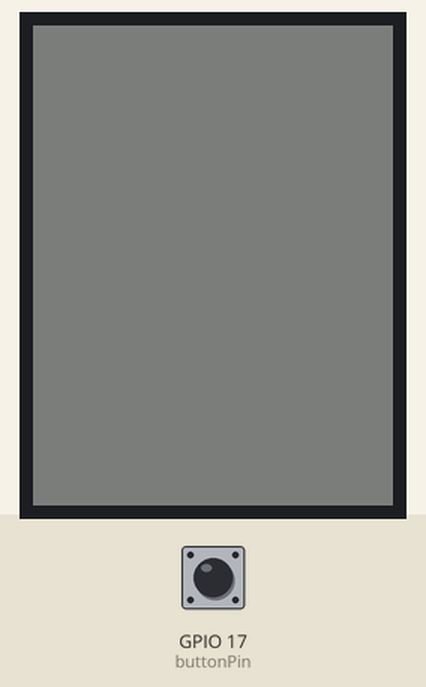
Simulated run of this sketch. Board: ESP32. Parts: 240×320 colour display. The test bench sets the inputs (shaded band); at power-on: GPIO 17 (buttonPin) HIGH. What the sketch prints to the serial monitor is not drawn.

Above: at 1.4 s.
1.5 s: GPIO 17 (buttonPin) pulled LOW for 0.15 s
At 2.0 s:
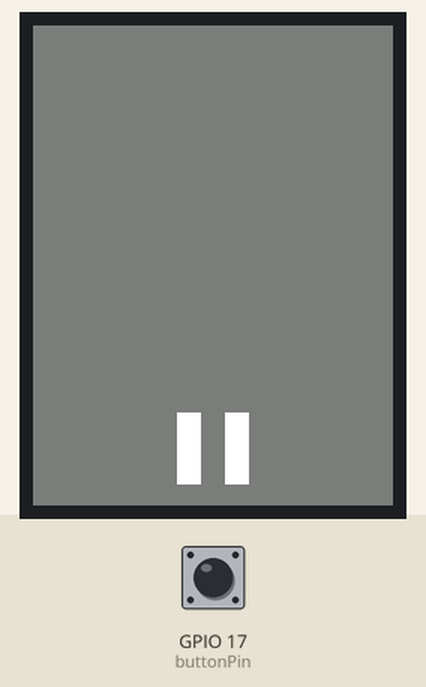
3.1 s: GPIO 17 (buttonPin) pulled LOW for 1 s
At 4.4 s:
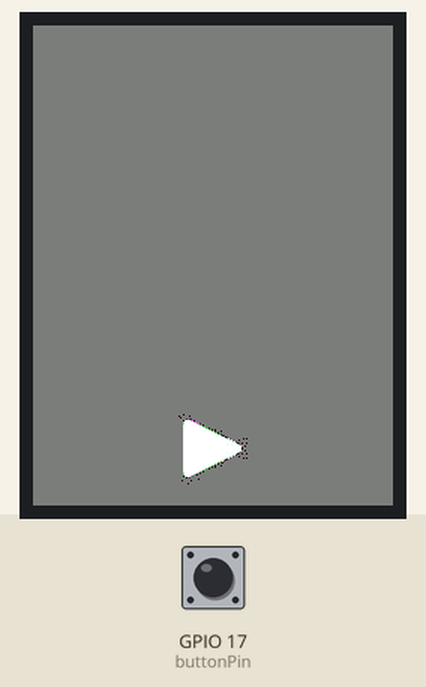
5.6 s: GPIO 17 (buttonPin) pulled LOW for 3.2 s
At 6.4 s:
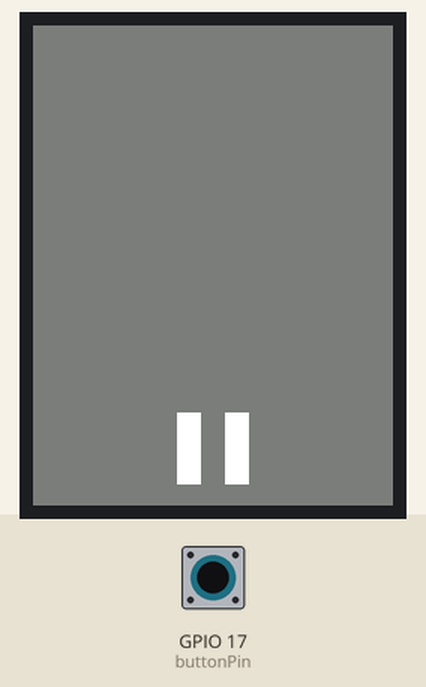
Timing chart, 0 to 8.6 s (numbered marks = the images above; inputs shaded):
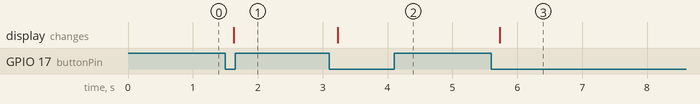

Measured:
- after the input at 1.5 s, the display: changes after 0.13 s (image 1)
- after the input at 3.1 s, the display: changes after 0.13 s (image 2)
- after the input at 5.6 s, the display: changes after 0.13 s (image 3)

The sketch:

Sprites_Test.ino
```cpp
#include <TFT_eSPI.h>
#include "play64.h"
#include "pause64.h"

TFT_eSPI tft = TFT_eSPI();
TFT_eSprite sprite = TFT_eSprite(&tft);

int buttonPin = 17;
bool isPlaying = false;

void setup() {
  Serial.begin(115200);
  pinMode(buttonPin, INPUT_PULLUP);

  tft.init();
  tft.fillScreen(TFT_DARKGREY);
  tft.setSwapBytes(true);

  sprite.createSprite(64, 64);
}

void drawPlay() {
  tft.fillScreen(TFT_DARKGREY);
  sprite.pushImage(0, 0, 64, 64, play64);
  sprite.pushSprite(88, 250, TFT_BLACK);
  Serial.println("State: Play");
}

void drawPause() {
  tft.fillScreen(TFT_DARKGREY);
  sprite.pushImage(0, 0, 64, 64, pause64);
  sprite.pushSprite(88, 250, TFT_BLACK);
  Serial.println("State: Pause");
}

void loop() {
  int buttonState = digitalRead(buttonPin);

  if (buttonState == LOW) {
    // Button is pressed
    delay(50);  // Debouncing
    if (isPlaying) {
      drawPlay();
    } else {
      drawPause();
    }
    isPlaying = !isPlaying;  // Toggle state
    while (digitalRead(buttonPin) == LOW) {
      delay(10);  // Wait for button release
    }
  }
}
```

play.ino
```cpp

```

Source omitted: pause64.h (data table, 39771 bytes), play64.h (data table, 39769 bytes)
